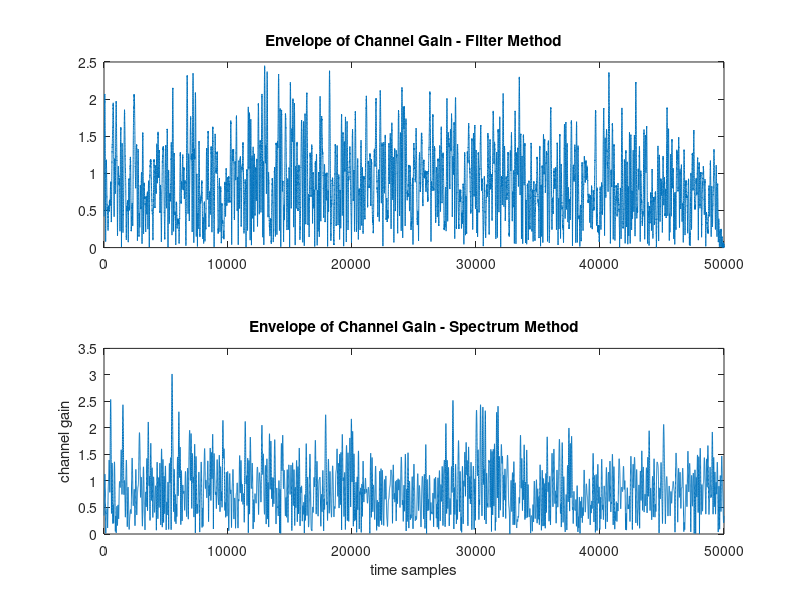

This figure's MATLAB source: (Note: this script raises an error after producing the figure.)
%% Parameters
fc = 2e9; % carry frequency (Hz)
ts = 1e-4; % sample interval (s)
v = 25/3; % transmitter-receiver relative speed (m/s)
c = 3e8; % speed of light (m/s)
fd = v*fc/c; % maximum Doppler shift
Ns = 50000; % number of samples in simulation
x = (randn(Ns, 1) + sqrt(-1)*randn(Ns, 1))/sqrt(2); % Gaussian noise

%% The filter method
tic
N = 500; % the length of window 2*N+1
% window shape/@rectwin @hamming etc.
w = window(@rectwin,2*N+1);

%-----impulse response-----%
t = -N*ts:ts:N*ts; % make impulse response causal
Z = 2*pi*fd*abs(t)'; % argument of Bessel function
J = besselj(1/4,Z); % Bessel function of the first kind, order 1/4x
g = J./(abs(t)'.^(1/4));
g(N+1) = (pi*fd)^(1/4)/gamma(5/4);
g_hat = g.*w./sqrt(sum(abs(g.*w).^2)); % normalize impulse response

%-----channel gain-----%
c1 = conv(x,g_hat); % channel gain
c1 = c1(2*N+1:end); % discard samples due to filter transients
toc
%% The spectrum method
tic
fs = 1/ts; % sampling frequency
f_limit = floor(fd*Ns/fs); % |f| <= fd
f = 0:fs/Ns:f_limit*fs/Ns;
Sc = 1./(pi*fd*sqrt(1-(f/fd).^2)); % Doppler spectrum

%-----impulse response-----%
G = sqrt(Sc);
% for G_hat, when 0<f<fd G_hat(f) = G(f), when fs-fd<f<fs G_hat = G(f-fs)
G_hat = zeros(Ns,1);
G_hat(1:f_limit+1) = G(1:end);
G_hat(end-f_limit+1:end) = G(end:-1:2);

%-----channel gain-----%
X = x*sqrt(Ns)/std(G_hat); % make c2 have unit variance
c2 = ifft(G_hat.*X);
toc
%% Simulation task
%-----fading envelope-----%
figure
subplot(2,1,1)
plot(abs(c1));
title('Envelope of Channel Gain - Filter Method')
subplot(2,1,2)
plot(abs(c2));
xlabel('time samples')
ylabel('channel gain')
title('Envelope of Channel Gain - Spectrum Method')
%-----pdf-----%
figure
ksdensity(abs(c1),'support','positive');hold on
ksdensity(abs(c2),'support','positive');hold on
xx = 0:0.01:4;
pf = raylpdf(xx,1/sqrt(2));
plot(xx,pf);
xlabel('x')
ylabel('P(x)')
legend('filter','spectrum','theory');
title('Empirical PDF')
%-----cdf-----%
figure
cdfplot(abs(c1));hold on
cdfplot(abs(c2));hold on
cf = raylcdf(xx,1/sqrt(2));
plot(xx,cf);
legend('filter','spectrum','theory');
%-----autocorrelation-----%
tt = 0:ts:500*ts;
J_autocorr = besselj(0,2*pi*fd*tt);
% figure
% plot(0:1000,J_autocorr);
figure
subplot(2,1,1);
autocorr(c1,500);hold on
plot(0:500,J_autocorr);
title('Autocorrleation Function - Filter Method');
legend('empirical','theory')
subplot(2,1,2);
autocorr(c2,500);hold on
plot(0:500,J_autocorr);
title('Autocorrleation Function - Spectrum Method');
legend('empirical','theory')

%-----psd-----%
figure
subplot(2,1,1);
[pxx,ff] = pwelch(c1,[],[],[],2*fd);
ff = ff-fd;
plot(ff,10*log10(pxx)+42.5);
f = -fd:fd/Ns:fd;
Sc = 1./(pi*fd*sqrt(1-(f/fd).^2)); % Doppler spectrum
hold on
plot(f,10*log10(Sc),'r');grid on
xlabel('Frequency');
ylabel('Power/frequency(dB/rad/sample)');
title('Power Spectrum Decsity Estimate - Filter Method');
legend('empirical','theory')
subplot(2,1,2);
[pxx,ff] = pwelch(c2,[],[],[],2*fd);
ff = ff-fd;
plot(ff,10*log10(pxx)+42.5);
f = -fd:fd/Ns:fd;
Sc = 1./(pi*fd*sqrt(1-(f/fd).^2)); % Doppler spectrum
hold on
plot(f,10*log10(Sc),'r');grid on
xlabel('Frequency');
ylabel('Power/frequency(dB/rad/sample)');
title('Power Spectrum Decsity Estimate - Spectrum Method');
legend('empirical','theory')

